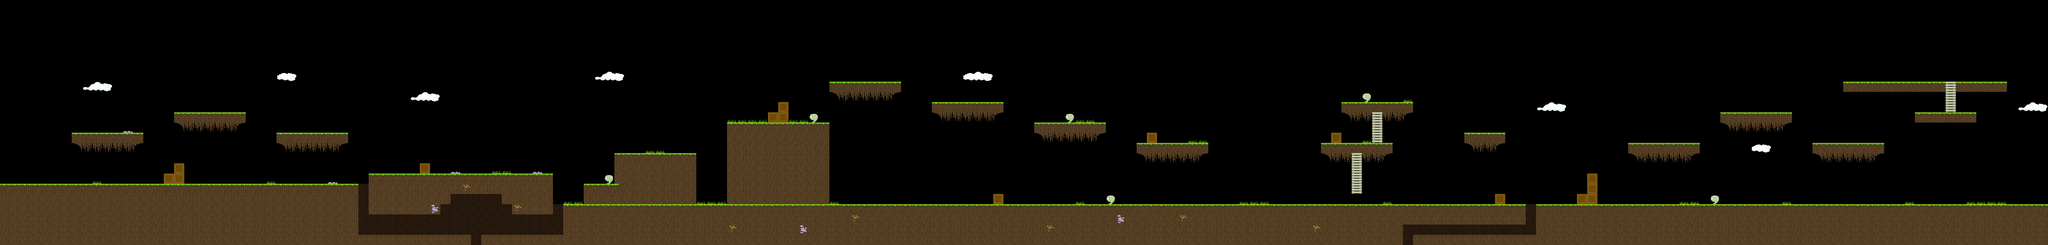

A 2D game scene composited from a Tiled map and its tileset images. What follows is a short description and the map's XML, with each tile layer's data collapsed to a summary:
An orthogonal 200x24 tile map with 32x32 px tiles, 1 tile layer (Tile Layer 1) and 36 objects.

<map version="1.0" orientation="orthogonal" renderorder="right-down" width="200" height="24" tilewidth="32" tileheight="32" nextobjectid="44">
 <tileset firstgid="1" name="tileset" tilewidth="32" tileheight="32" tilecount="64" columns="8">
  <image source="tileset.png" width="256" height="256" />
 </tileset>
 <layer name="Tile Layer 1" width="200" height="24">
  <data>[4800 cells, 1341 non-empty, 20 distinct tile ids]</data>
 </layer>
 <objectgroup name="Object Layer 1">
  <object id="5" gid="51" x="352" y="416" width="32" height="32" />
  <object id="6" gid="51" x="288" y="416" width="32" height="32" />
  <object id="7" gid="51" x="608" y="352" width="32" height="32" />
  <object id="8" gid="51" x="640" y="352" width="32" height="32" />
  <object id="9" gid="51" x="672" y="352" width="32" height="32" />
  <object id="10" gid="51" x="320" y="416" width="32" height="32" />
  <object id="11" gid="51" x="928" y="416" width="32" height="32" />
  <object id="12" gid="51" x="960" y="416" width="32" height="32" />
  <object id="13" gid="51" x="992" y="416" width="32" height="32" />
  <object id="14" gid="51" x="1424" y="701" width="32" height="32" />
  <object id="15" gid="51" x="1456" y="701" width="32" height="32" />
  <object id="16" gid="51" x="1488" y="701" width="32" height="32" />
  <object id="17" gid="51" x="1520" y="701" width="32" height="32" />
  <object id="18" gid="51" x="1424" y="733" width="32" height="32" />
  <object id="19" gid="51" x="1456" y="733" width="32" height="32" />
  <object id="20" gid="51" x="1488" y="733" width="32" height="32" />
  <object id="21" gid="51" x="1520" y="733" width="32" height="32" />
  <object id="24" gid="51" x="2432" y="288" width="32" height="32" />
  <object id="25" gid="51" x="2432" y="320" width="32" height="32" />
  <object id="26" gid="51" x="2976" y="320" width="32" height="32" />
  <object id="27" gid="51" x="3008" y="320" width="32" height="32" />
  <object id="28" gid="51" x="3040" y="320" width="32" height="32" />
  <object id="29" gid="51" x="3296" y="384" width="32" height="32" />
  <object id="30" gid="51" x="4288" y="320" width="32" height="32" />
  <object id="31" gid="51" x="4320" y="320" width="32" height="32" />
  <object id="32" gid="51" x="4352" y="320" width="32" height="32" />
  <object id="33" gid="51" x="4192" y="448" width="32" height="32" />
  <object id="34" gid="51" x="4224" y="448" width="32" height="32" />
  <object id="35" gid="51" x="4608" y="416" width="32" height="32" />
  <object id="36" gid="51" x="4640" y="416" width="32" height="32" />
  <object id="37" gid="51" x="5440" y="640" width="32" height="32" />
  <object id="38" gid="51" x="5472" y="640" width="32" height="32" />
  <object id="39" gid="51" x="5504" y="640" width="32" height="32" />
  <object id="41" gid="51" x="2688" y="256" width="32" height="32" />
  <object id="42" gid="51" x="3296" y="352" width="32" height="32" />
  <object id="43" gid="51" x="3296" y="320" width="32" height="32" />
 </objectgroup>
</map>
